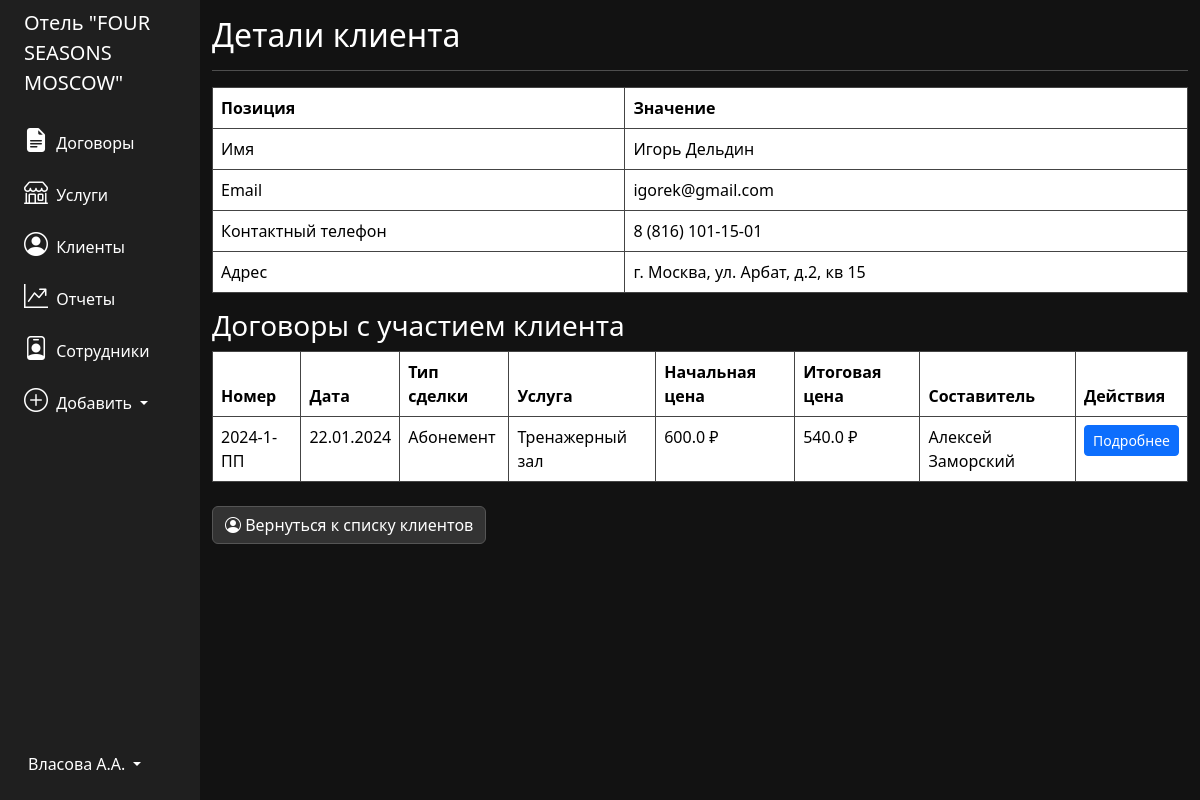
Screenshot of /client/1 with the database file from the repository.
### tables this page shows
CREATE TABLE "clients" (
    "id_client" INTEGER,
    "name" TEXT NOT NULL,
    "email" TEXT,
    "contact" TEXT,
    "address" TEXT,
    PRIMARY KEY("id_client" AUTOINCREMENT)
);

CREATE TABLE "contracts" (
    "id_contract" INTEGER,
    "number" TEXT,
    "date" TEXT,
    "deal_type" TEXT,
    "start_price" REAL,
    "discount" REAL,
    "deal_status" INTEGER,
    "finish_price" REAL,
    "client_id" INTEGER,
    "service_id" INTEGER,
    "employee_id" INTEGER,
    PRIMARY KEY("id_contract" AUTOINCREMENT),
    FOREIGN KEY("client_id") REFERENCES "clients"("id_client"),
    FOREIGN KEY("service_id") REFERENCES "services"("service_id"),
    FOREIGN KEY("employee_id") REFERENCES "employees"("id_employee")
);

CREATE TABLE "services" (
    "service_id" INTEGER,
    "name" TEXT NOT NULL,
    "price" REAL,
    "description" TEXT,
    PRIMARY KEY("service_id" AUTOINCREMENT)
);

CREATE TABLE "employees" (
    "id_employee" INTEGER,
    "name" TEXT NOT NULL,
    "phone_number" TEXT,
    "email" TEXT,
    "position" TEXT,
    "department" TEXT,
    PRIMARY KEY("id_employee" AUTOINCREMENT)
);

### app.py (the view)
@app.route('/client/<int:client_id>')
def client(client_id):
    data = get_client(client_id)
    return render_template('client.html', client=data["client"], contracts=data["contracts"])

### app.py (called while the page is built)
def get_db_connection():
    conn = sqlite3.connect('database.db')
    conn.row_factory = sqlite3.Row
    return conn

def get_client(item_id):
    conn = get_db_connection()
    client = conn.execute("SELECT * FROM clients WHERE id_client = ?", (item_id,)).fetchone()
    if not client:
        conn.close()
        abort(404)
    contracts = conn.execute("""
        SELECT
            contracts.id_contract,
            contracts.number,
            contracts.date,
            contracts.deal_type AS deal_type,
            contracts.start_price,
            contracts.finish_price,
            employees.name AS employee_name,
            services.name AS service_name
        FROM contracts
        JOIN employees ON contracts.employee_id = employees.id_employee
        JOIN services ON contracts.service_id = services.service_id
        WHERE contracts.client_id = ?
    """, (item_id,)).fetchall()
    conn.close()
    return {
        "client": client,
        "contracts": contracts
    }

### templates/client.html
{% extends 'base.html' %}
{% block content %}
<h2>{% block title %} Детали клиента {% endblock %}</h2>
<hr>
<table class="table">
    <thead>
        <tr>
            <th scope="col">Позиция</th>
            <th scope="col">Значение</th>
        </tr>
    </thead>
    <tbody>
        <tr>
            <td>Имя</td>
            <td>{{ client.name }}</td>
        </tr>
        <tr>
            <td>Email</td>
            <td>{{ client.email }}</td>
        </tr>
        <tr>
            <td>Контактный телефон</td>
            <td>{{ client.contact }}</td>
        </tr>
        <tr>
            <td>Адрес</td>
            <td>{{ client.address }}</td>
        </tr>
    </tbody>
</table>
<h3>Договоры с участием клиента</h3>
{% if contracts %}
    <table class="table table-hover">
        <thead>
            <tr>
                <th scope="col">Номер</th>
                <th scope="col">Дата</th>
                <th scope="col">Тип сделки</th>
                <th scope="col">Услуга</th>
                <th scope="col">Начальная цена</th>
                <th scope="col">Итоговая цена</th>
                <th scope="col">Составитель</th>
                <th scope="col">Действия</th>
            </tr>
        </thead>
        <tbody>
            {% for contract in contracts %}
                <tr>
                    <td>{{ contract.number }}</td>
                    <td>{{ contract.date }}</td>
                    <td>{{ contract.deal_type }}</td>
                    <td>{{ contract.service_name }}</td>
                    <td>{{ contract.start_price }} ₽</td>
                    <td>{{ contract.finish_price }} ₽</td>
                    <td>{{ contract.employee_name }}</td>
                    <td>
                        <a href="{{ url_for('contract', contract_id=contract.id_contract) }}" class="btn btn-primary btn-sm">
                            Подробнее
                        </a>
                    </td>
                </tr>
            {% endfor %}
        </tbody>
    </table>
{% else %}
    <p>У данного клиента нет связанных договоров.</p>
{% endif %}
<div class="row mt-4">
    <div class="col-auto">
        <a href="/clients">
            <button type="button" class="btn btn-secondary">
                <i class="bi bi-person-circle"></i> Вернуться к списку клиентов
            </button>
        </a>
    </div>
</div>
{% endblock %}

### templates/base.html (style rules this page uses)
body { background-color: #121212; color: white; }
.btn-secondary { background-color: #333; border-color: #555; }
.table thead { background-color: #333; }
.table td, .table th { border: 1px solid #444; }

### rows the page displays
clients: name "Игорь Дельдин", email "igorek@gmail.com", contact "8 (816) 101-15-01", address "г. Москва, ул. Арбат, д.2, кв 15"
contracts: number "2024-1-ПП", date "22.01.2024", deal_type "Абонемент", service_name "Тренажерный зал", start_price "600.0", finish_price "540.0", employee_name "Алексей Заморский"
